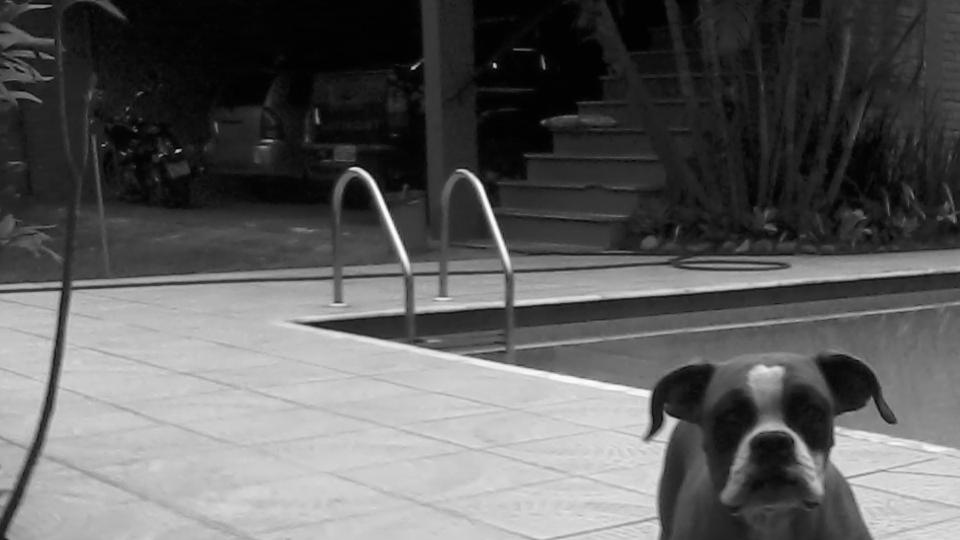
#> input picture A/img/image_GS_1.jpg, 960 x 540 px, found by its file name
$ python A_3.py
#> lines starting #> are read from the running program, lines starting #| are printed output that depends on the picture; long printed decimals are rounded
# @toffanetto

import os
import numpy as np
import imageio.v2 as iio
import matplotlib.pyplot as plt

HISTOGRAM_THRESHOLD = 0.0004

def getHistogramNorm(image_array):
    n_rows = np.uint16(image_array.shape[0]) # Number of rows of the image
    n_collumns = np.uint16(image_array.shape[1]) # Number of collumns of the image

    histogram_array = np.zeros([256]) # Empty arraw for the construction of the histogram

    for j in range(n_collumns): # Collumn sweep
        for i in range(n_rows): # Row sweep

            histogram_array[image_array[i][j]] += 1

    return (histogram_array/n_collumns)/n_rows

def getCumulativeHistogram(histogram_array):

    cumulative_histogram_array = np.zeros([256]) # Empty arraw for the construction of the histogram

    cumulative_histogram_array[0] = histogram_array[0]

    for i in range(len(histogram_array)-1):
            cumulative_histogram_array[i+1] = cumulative_histogram_array[i] + histogram_array[i+1]


    return cumulative_histogram_array

def histogramScalling(image_array, histogram):
    n_rows = np.uint16(image_array.shape[0]) # Number of rows of the image
    n_collumns = np.uint16(image_array.shape[1]) # Number of collumns of the image

    image_equalized = np.zeros([n_rows, n_collumns], dtype=np.uint8)

    scale = -1
    bias = -1

    for i in range(255):
        if (histogram[255-i] > HISTOGRAM_THRESHOLD):
            if scale < 0:
                scale = 255-i
        if (histogram[i] > HISTOGRAM_THRESHOLD):
            if bias < 0:
                bias = i

    print('BIAS factor: '+str(bias))
    print('Scale factor: '+str(scale))

    for j in range(n_collumns): # Collumn sweep
        for i in range(n_rows): # Row sweep
            image_equalized[i, j] = min(max((255/scale*image_array[i, j] - bias),0),255)

    return image_equalized
# Read image from file

image_raw = iio.imread('A/img/image_GS_1.jpg')
#> image_raw is the input picture: shape (540, 960); min 0, max 255, mean 93.8

print("IMG Tensor size: "+str(image_raw.shape))
#| IMG Tensor size: (540, 960)

histogram_raw = getHistogramNorm(image_raw)
#> histogram_raw = 256 values, max 0.0239 at index 2, min 3.09e-05 at index 255, mean 0.00391
np.savetxt('./A/data/histogram.txt', histogram_raw, fmt='%.3f', newline=os.linesep)

print("Sum of histogram normalized frequencies: "+str(np.sum(histogram_raw)))
#| Sum of histogram normalized frequencies: 1

x = np.linspace(0, 255, 256)

plt.figure(figsize = (8,6))
plt.stem(x, histogram_raw)
plt.xlabel('Grayscale 8-bit intensity')
plt.ylabel('Normalized Frequency')
plt.title('Histogram')
plt.grid()

plt.savefig("./A/plot/Histogram.pdf", format="pdf", bbox_inches="tight")
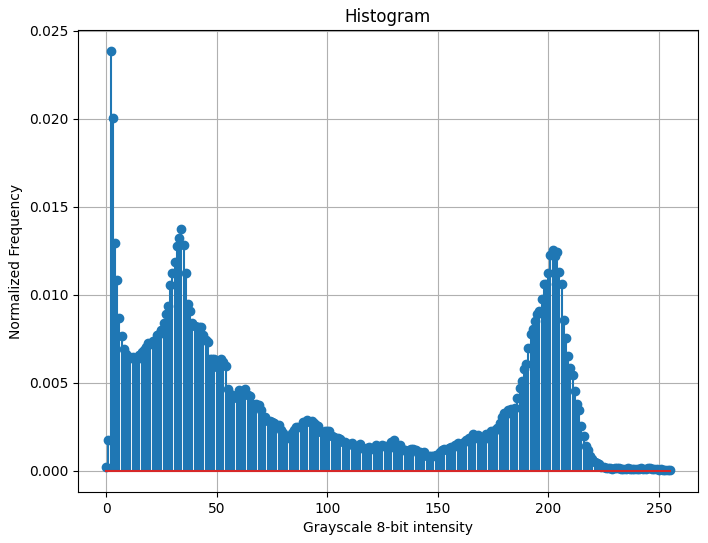
#> figure drawn by matplotlib, 1 panel; curve peaks at x = 2, y = 0.0239

cumulative_histogram_raw = getCumulativeHistogram(histogram_raw)
#> after the loop in getCumulativeHistogram, `for i in range(len(histogram_array)-1):`: cumulative_histogram_array = 256 values from 0.000251 to 1
#> cumulative_histogram_raw = 256 values from 0.000251 to 1

plt.figure(figsize = (8,6))
plt.plot(x, cumulative_histogram_raw)
plt.xlabel('Grayscale 8-bit intensity')
plt.ylabel('Normalized Cumulative Frequency')
plt.title('Cumulative Histogram')
plt.grid()

plt.savefig("./A/plot/Cumulative_HistogramBeforeScalling.pdf", format="pdf", bbox_inches="tight")
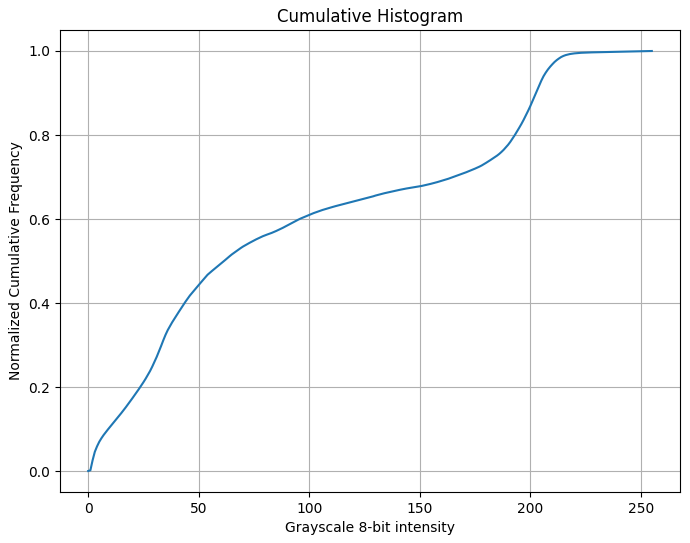
#> figure drawn by matplotlib, 1 panel; curve peaks at x = 255, y = 1

image_equalized = histogramScalling(image_raw, histogram_raw)
#> after the loop in histogramScalling, `for i in range(255):`: bias = 1; scale = 222
#| BIAS factor: 1
#| Scale factor: 222
#> after the loop in histogramScalling, `for j in range(n_collumns):`:
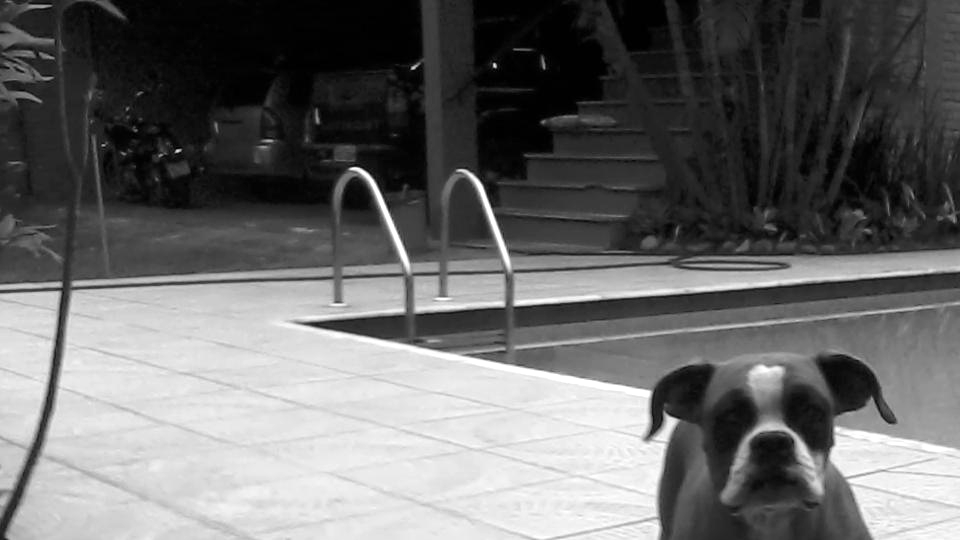
#> image_equalized: shape (540, 960); min 0, max 255, mean 106.2

histogram_scaled = getHistogramNorm(image_equalized)
#> histogram_scaled = 256 values, max 0.0239 at index 1, min 0 at index 6, mean 0.00391

plt.figure(figsize = (8,6))
plt.stem(x, histogram_scaled)
plt.xlabel('Grayscale 8-bit intensity')
plt.ylabel('Normalized Frequency')
plt.title('Scaled Histogram')
plt.grid()

plt.savefig("./A/plot/ScaledHistogram.pdf", format="pdf", bbox_inches="tight")
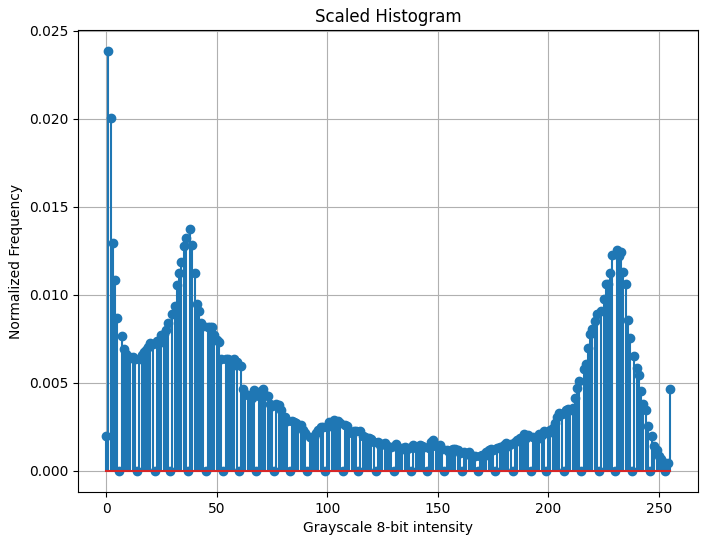
#> figure drawn by matplotlib, 1 panel; curve peaks at x = 1, y = 0.0239


iio.imwrite('A/img/image_GS_1_scale_equalized.jpg', image_equalized)

plt.show()
